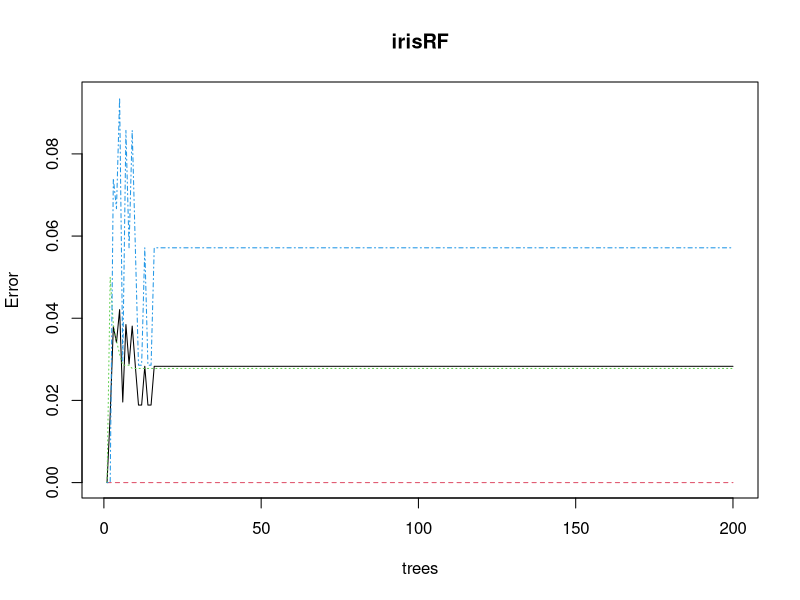
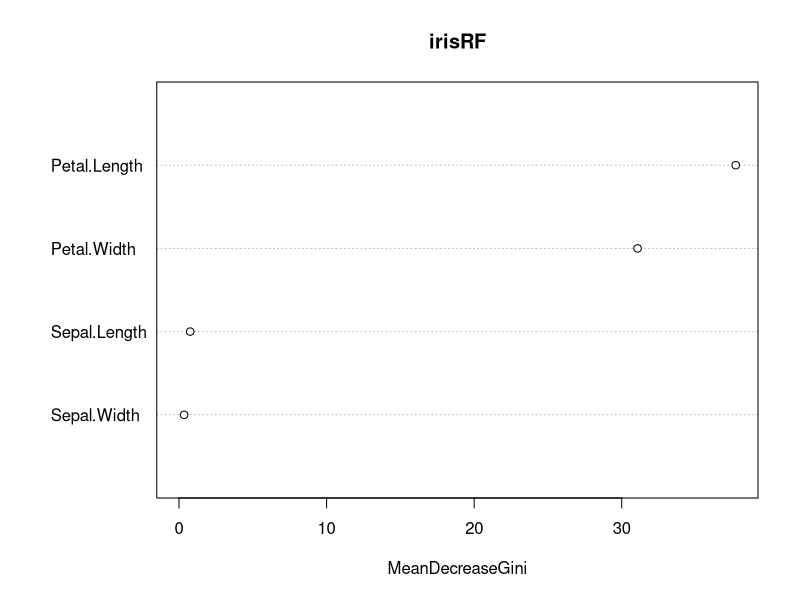
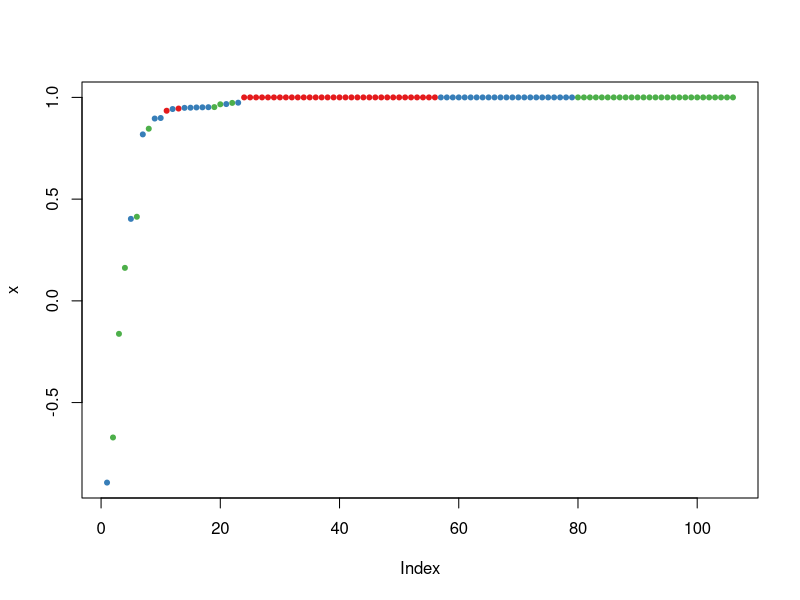
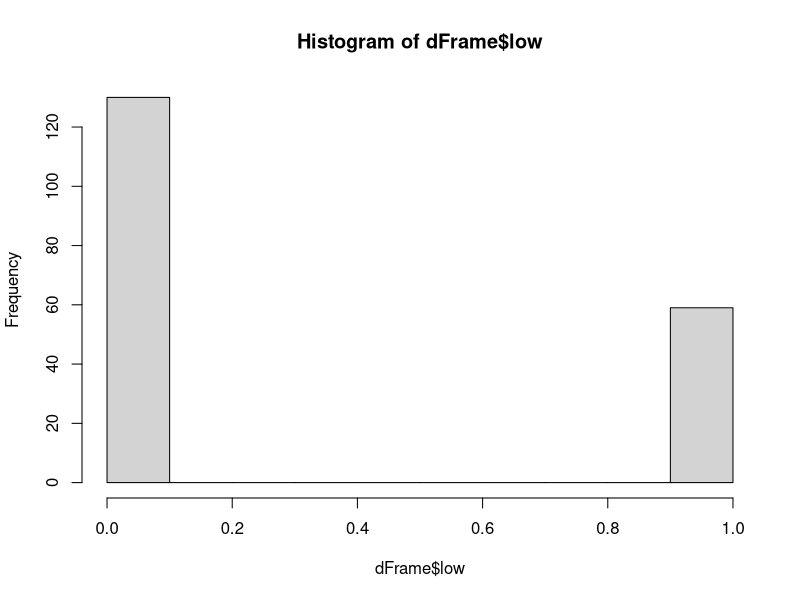
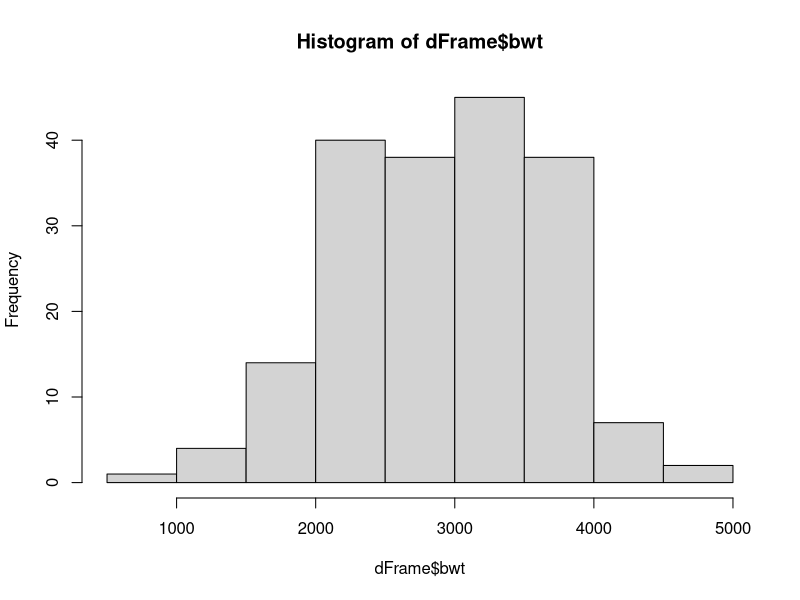
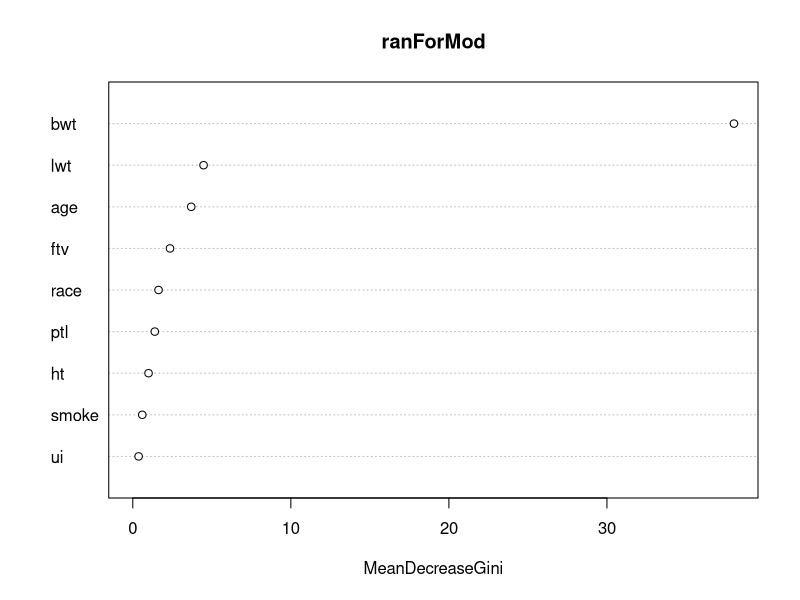
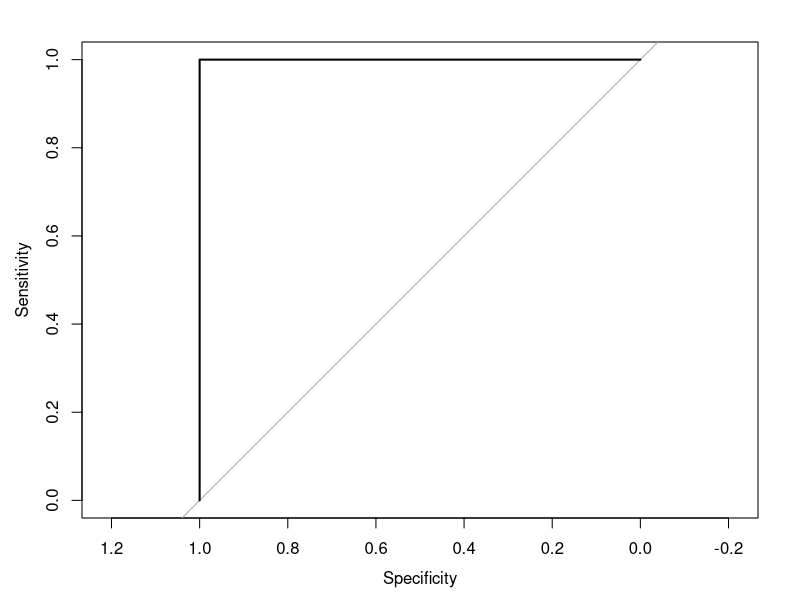
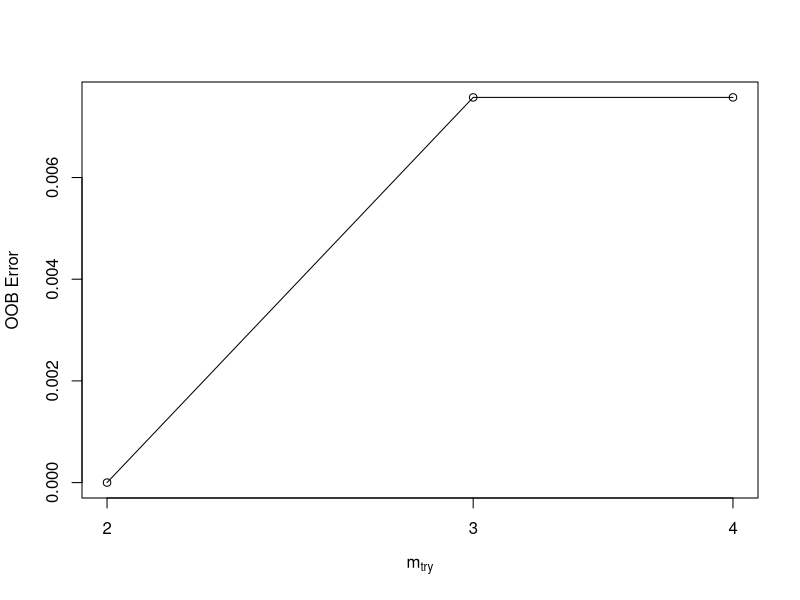

Reproduce these figures in R, in order.
## ---- chunk 1
### randomForest tutorial ###
### Computational Biology: Univeristy of Vermont 
### April 26, 2017
### Matthias Nevins 

### Notes on randomForest ###

# "randomForest" is an ensemble learning model
# (also refered to as a "machine learning" tool). 
# 
# The package uses a random forest algorithm to sample data randomly 
# and then construct and analyzes multiple random decision trees (ensemble). 
# The performance of each random decision tree is compared and results are used to
# determine the mode of a classification or the mean of a regression. 
# The model can be trained on a subset of the data and then tested for accuracy. 

## See notes on decision trees and random forest ## 
## ---- chunk 2
############ randomForest #######################

# Begin by installing the randomForest package
#install.packages("randomForest")
library("randomForest")

## INPUTS ## 
#help("randomForest")
# relevent input arguments 
  # x = data frame or matrix of predictor variable(s)
  # y = response vector (if factor, classification)
  # ntree = number of decision trees to grow 
  # mtry = Number of randomly sampled 
    ## mtry should be a value lower than the total number of variables
    ## for classification trees use the square root of number of  variables
  # sampsize = number of rows that are randomly sampled for each tree 
    ## sampsize should be lower than the total number of rows in your data set
  # nodesize = minimum size of terminal nodes (larger the number smaller the tree)

### OUTPUTS ##
# predication by randomForest is the mean of the random decision trees
# confusion matrix (classification) 
## ---- chunk 3
#### EXAMPLE 1: Iris data ####
# Call to "iris" data set available in R 
#data(iris) 
#View(iris) 
#str(iris) # numeric predictor variables, Species variable is catagorical
#summary(iris)

# Store iris in a new data fram 

Dframe <- iris

# Let's get started 
set.seed(123) # to get reproducible random results

# Split iris data to training data and testing data
# Train the model with 70% of data and test it 
# with the remaing %30 of the data. 
help(sample)
spl <- sample(2,nrow(Dframe),replace=TRUE,prob=c(0.7,0.3)) 
print(spl)
str(spl)

# define the training data 
trainData <- Dframe[spl==1,]
head(trainData)

# Test data 
testData <- Dframe[spl==2,]
head(testData)

# Generate random forest with training data 
irisRF <- randomForest(Species~.,data=trainData, mtry= 3, ntree=200,proximity=TRUE) 
help(randomForest)

# Print Random Forest model and see the importance features
print(irisRF)

# Confusion matrix for train data
table(predict(irisRF),trainData$Species) 

# Plot random forest 
plot(irisRF)

# Look at importance of independant vars
importance(irisRF)
# Plot importance 
varImpPlot(irisRF)

# Now build random forest for testing data
help("predict.randomForest")

irisPred <- predict(irisRF,newdata=testData)
print(irisPred)
table(irisPred, testData$Species)

#Now, let's look at the margin, positive or negative,
# if positive it means correct classification
help("margin.randomForest")
plot(margin(irisRF,testData$Species))

## ---- chunk 4
#------------------------------------------------------
####### EXAMPLE 2: Using MASS package ##################

# Begin by importing two libraries 
library(randomForest)
library(MASS)

# set seed 
#help("set.seed")
set.seed(1234)

# Store data "birthwt" data set from the MASS package into a DataFrame 

#help("birthwt")
dFrame <- birthwt

# Identify predictor variables and target variable
# Identify catagorical target variable 
#head(dFrame)
#str(dFrame)
#View(dFrame)

# see how many unique values are within each variable 
# for "low"
length(unique(dFrame$low))
hist(dFrame$low) # two unique values 
length(unique(dFrame$bwt))
hist(dFrame$bwt) # continuous variable 

# another way to view unique values for all variables
apply(dFrame,2,function(x) length(unique(x))) 
help(apply) # 2 in this function indicates columns

# Now convert catagorical variables using as.factor so 
# they are treated as numerical data by randomForest

# Begin by placing the variables you need to convert into a new placehoder 
# variable cVars (catagorical variables)
cVars <- c("low", "race", "smoke", "ptl", "ht", "ui", "ftv")

# use a for loop to go over data frame (dFrame) 
for(i in cVars){
  dFrame[,i]=as.factor(dFrame[,i])
}
str(dFrame) # we see that the numerical values for the 
#catagorical variables have been converted

# Acquire new library "caTools" to assist in the splitting of 
# sampled data
#help("caTools")
library(caTools)

ivar <- sample.split(Y = dFrame$low, SplitRatio = 0.7) 
ivar
# Now assign the split data to a "train" and a "test" data frame
trainD <- dFrame[ivar,]
testD <- dFrame[!ivar,]


#### FIT THE MODEL ####
# use randomForest model to try and predict the importance of 
# each variable as it relates to the traget variable ("low")

ranForMod <- randomForest(low~., data = trainD, mtry=2, ntree=200)
print(ranForMod)

# Error rate 
# OOB (out of bag rate) mis-classification rate 
# Low rate = high tree strength

### Importance of each Variable ###
# High mean decrease Gini (or high mean decrease in accuracy of the model)
# indicates a high importance of the variable within the model 

importance(ranForMod)
varImpPlot(ranForMod)

### Predictions for model ### 

predictMod <- predict(ranForMod, testD, type = "class")
print(predictMod)
tableP <- table(predictions=predictMod, actual=testD$low)
print(tableP)
sum(diag(tableP)/sum(tableP))

## Plotting ROC (Reciever Operator Curve) ###
# expressed graphically in 2-D
# plots relationship b/w sensitivity and false positive rate (FPR)

#install.packages("pROC")
library(pROC)
pModProb <- predict(ranForMod, testD, type = "prob")
print(pModProb)
auc <- auc(testD$low, pModProb[,2])
plot(roc(testD$low, pModProb[,2]))

# Finding the best mtry by "tuning" the model
bestmtry <- tuneRF(trainD, trainD$low, ntreeTry = 200, 
                   stepFactor = 1.5, 
                   improve = 0.01, 
                   trace = T, 
                   plot = T)
